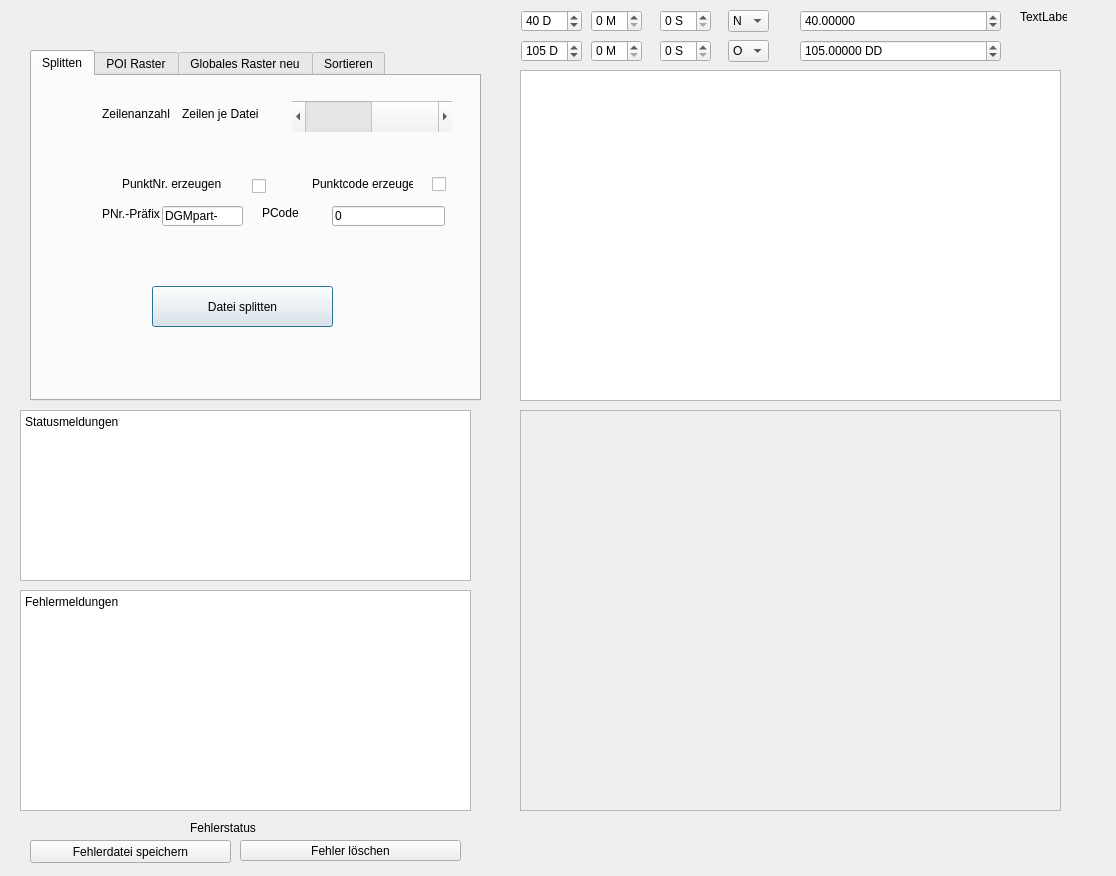
<?xml version="1.0" encoding="UTF-8"?>
<ui version="4.0">
 <class>LatLongCalcDialogBase</class>
 <widget class="QDialog" name="LatLongCalcDialogBase">
  <property name="geometry">
   <rect>
    <x>0</x>
    <y>0</y>
    <width>1116</width>
    <height>876</height>
   </rect>
  </property>
  <property name="windowTitle">
   <string>Latitude / Longitude Calculator</string>
  </property>
  <widget class="QTabWidget" name="tabWidget">
   <property name="geometry">
    <rect>
     <x>30</x>
     <y>50</y>
     <width>451</width>
     <height>351</height>
    </rect>
   </property>
   <property name="currentIndex">
    <number>0</number>
   </property>
   <widget class="QWidget" name="tab">
    <attribute name="title">
     <string>Splitten</string>
    </attribute>
    <widget class="QScrollBar" name="splitHorizontalScrollBar">
     <property name="geometry">
      <rect>
       <x>260</x>
       <y>25</y>
       <width>160</width>
       <height>31</height>
      </rect>
     </property>
     <property name="minimum">
      <number>1</number>
     </property>
     <property name="maximum">
      <number>1000000</number>
     </property>
     <property name="singleStep">
      <number>10000</number>
     </property>
     <property name="pageStep">
      <number>100000</number>
     </property>
     <property name="sliderPosition">
      <number>500000</number>
     </property>
     <property name="orientation">
      <enum>Qt::Horizontal</enum>
     </property>
    </widget>
    <widget class="QLabel" name="spltHorizontalBarLbl">
     <property name="geometry">
      <rect>
       <x>150</x>
       <y>30</y>
       <width>91</width>
       <height>16</height>
      </rect>
     </property>
     <property name="text">
      <string>Zeilen je Datei</string>
     </property>
    </widget>
    <widget class="QLabel" name="counterSplitHorizontalBarSliderLbl">
     <property name="geometry">
      <rect>
       <x>70</x>
       <y>30</y>
       <width>81</width>
       <height>16</height>
      </rect>
     </property>
     <property name="text">
      <string>Zeilenanzahl</string>
     </property>
    </widget>
    <widget class="QLabel" name="label">
     <property name="geometry">
      <rect>
       <x>90</x>
       <y>100</y>
       <width>111</width>
       <height>16</height>
      </rect>
     </property>
     <property name="text">
      <string>PunktNr. erzeugen</string>
     </property>
    </widget>
    <widget class="QLabel" name="label_2">
     <property name="geometry">
      <rect>
       <x>280</x>
       <y>100</y>
       <width>101</width>
       <height>16</height>
      </rect>
     </property>
     <property name="text">
      <string>Punktcode erzeugen</string>
     </property>
    </widget>
    <widget class="QCheckBox" name="checkBox">
     <property name="geometry">
      <rect>
       <x>220</x>
       <y>100</y>
       <width>21</width>
       <height>20</height>
      </rect>
     </property>
     <property name="text">
      <string/>
     </property>
    </widget>
    <widget class="QCheckBox" name="checkBox_2">
     <property name="geometry">
      <rect>
       <x>400</x>
       <y>100</y>
       <width>21</width>
       <height>17</height>
      </rect>
     </property>
     <property name="text">
      <string/>
     </property>
    </widget>
    <widget class="QLabel" name="label_3">
     <property name="geometry">
      <rect>
       <x>70</x>
       <y>130</y>
       <width>61</width>
       <height>16</height>
      </rect>
     </property>
     <property name="text">
      <string>PNr.-Präfix</string>
     </property>
    </widget>
    <widget class="QLineEdit" name="lineEdit">
     <property name="geometry">
      <rect>
       <x>130</x>
       <y>130</y>
       <width>81</width>
       <height>20</height>
      </rect>
     </property>
     <property name="text">
      <string>DGMpart-</string>
     </property>
    </widget>
    <widget class="QLabel" name="label_4">
     <property name="geometry">
      <rect>
       <x>230</x>
       <y>130</y>
       <width>47</width>
       <height>13</height>
      </rect>
     </property>
     <property name="text">
      <string>PCode</string>
     </property>
    </widget>
    <widget class="QLineEdit" name="lineEdit_2">
     <property name="geometry">
      <rect>
       <x>300</x>
       <y>130</y>
       <width>113</width>
       <height>20</height>
      </rect>
     </property>
     <property name="text">
      <string>0</string>
     </property>
    </widget>
    <widget class="QPushButton" name="pushButton">
     <property name="geometry">
      <rect>
       <x>120</x>
       <y>210</y>
       <width>181</width>
       <height>41</height>
      </rect>
     </property>
     <property name="text">
      <string>Datei splitten</string>
     </property>
    </widget>
   </widget>
   <widget class="QWidget" name="tab_2">
    <attribute name="title">
     <string>POI Raster</string>
    </attribute>
    <widget class="QLabel" name="label_6">
     <property name="geometry">
      <rect>
       <x>40</x>
       <y>10</y>
       <width>21</width>
       <height>16</height>
      </rect>
     </property>
     <property name="text">
      <string>min.</string>
     </property>
    </widget>
    <widget class="QLabel" name="label_7">
     <property name="geometry">
      <rect>
       <x>40</x>
       <y>40</y>
       <width>21</width>
       <height>16</height>
      </rect>
     </property>
     <property name="text">
      <string>min.</string>
     </property>
    </widget>
    <widget class="QLabel" name="label_8">
     <property name="geometry">
      <rect>
       <x>40</x>
       <y>60</y>
       <width>81</width>
       <height>41</height>
      </rect>
     </property>
     <property name="lineWidth">
      <number>1</number>
     </property>
     <property name="text">
      <string>POI-Umkreis in alle Richtungen</string>
     </property>
     <property name="scaledContents">
      <bool>false</bool>
     </property>
     <property name="wordWrap">
      <bool>true</bool>
     </property>
    </widget>
    <widget class="QLineEdit" name="lineEdit_3">
     <property name="geometry">
      <rect>
       <x>130</x>
       <y>10</y>
       <width>113</width>
       <height>20</height>
      </rect>
     </property>
     <property name="text">
      <string>5</string>
     </property>
    </widget>
    <widget class="QLineEdit" name="lineEdit_4">
     <property name="geometry">
      <rect>
       <x>130</x>
       <y>40</y>
       <width>113</width>
       <height>20</height>
      </rect>
     </property>
     <property name="text">
      <string>5</string>
     </property>
    </widget>
    <widget class="QLineEdit" name="lineEdit_5">
     <property name="geometry">
      <rect>
       <x>130</x>
       <y>70</y>
       <width>113</width>
       <height>20</height>
      </rect>
     </property>
     <property name="text">
      <string>25</string>
     </property>
    </widget>
    <widget class="QLineEdit" name="lineEdit_6">
     <property name="geometry">
      <rect>
       <x>120</x>
       <y>110</y>
       <width>113</width>
       <height>20</height>
      </rect>
     </property>
    </widget>
    <widget class="QLineEdit" name="lineEdit_7">
     <property name="geometry">
      <rect>
       <x>280</x>
       <y>110</y>
       <width>113</width>
       <height>20</height>
      </rect>
     </property>
    </widget>
    <widget class="QScrollBar" name="horizontalScrollBar">
     <property name="geometry">
      <rect>
       <x>270</x>
       <y>10</y>
       <width>160</width>
       <height>16</height>
      </rect>
     </property>
     <property name="minimum">
      <number>1</number>
     </property>
     <property name="maximum">
      <number>100</number>
     </property>
     <property name="value">
      <number>5</number>
     </property>
     <property name="orientation">
      <enum>Qt::Horizontal</enum>
     </property>
    </widget>
    <widget class="QScrollBar" name="horizontalScrollBar_2">
     <property name="geometry">
      <rect>
       <x>270</x>
       <y>40</y>
       <width>160</width>
       <height>16</height>
      </rect>
     </property>
     <property name="minimum">
      <number>1</number>
     </property>
     <property name="maximum">
      <number>100</number>
     </property>
     <property name="value">
      <number>5</number>
     </property>
     <property name="orientation">
      <enum>Qt::Horizontal</enum>
     </property>
    </widget>
    <widget class="QScrollBar" name="horizontalScrollBar_3">
     <property name="geometry">
      <rect>
       <x>270</x>
       <y>70</y>
       <width>160</width>
       <height>16</height>
      </rect>
     </property>
     <property name="minimum">
      <number>1</number>
     </property>
     <property name="maximum">
      <number>1000</number>
     </property>
     <property name="value">
      <number>25</number>
     </property>
     <property name="orientation">
      <enum>Qt::Horizontal</enum>
     </property>
    </widget>
    <widget class="QLabel" name="label_9">
     <property name="geometry">
      <rect>
       <x>250</x>
       <y>10</y>
       <width>16</width>
       <height>16</height>
      </rect>
     </property>
     <property name="text">
      <string>m</string>
     </property>
    </widget>
    <widget class="QLabel" name="label_10">
     <property name="geometry">
      <rect>
       <x>250</x>
       <y>40</y>
       <width>16</width>
       <height>16</height>
      </rect>
     </property>
     <property name="text">
      <string>m</string>
     </property>
    </widget>
    <widget class="QLabel" name="label_11">
     <property name="geometry">
      <rect>
       <x>250</x>
       <y>70</y>
       <width>16</width>
       <height>16</height>
      </rect>
     </property>
     <property name="text">
      <string>m</string>
     </property>
    </widget>
    <widget class="QLabel" name="label_12">
     <property name="geometry">
      <rect>
       <x>6</x>
       <y>110</y>
       <width>71</width>
       <height>20</height>
      </rect>
     </property>
     <property name="text">
      <string>POI (Zentrum)</string>
     </property>
    </widget>
    <widget class="QLabel" name="label_13">
     <property name="geometry">
      <rect>
       <x>90</x>
       <y>110</y>
       <width>21</width>
       <height>16</height>
      </rect>
     </property>
     <property name="text">
      <string>Y=</string>
     </property>
    </widget>
    <widget class="QLabel" name="label_14">
     <property name="geometry">
      <rect>
       <x>260</x>
       <y>110</y>
       <width>21</width>
       <height>16</height>
      </rect>
     </property>
     <property name="text">
      <string>X=</string>
     </property>
    </widget>
    <widget class="QLabel" name="label_15">
     <property name="geometry">
      <rect>
       <x>240</x>
       <y>110</y>
       <width>16</width>
       <height>16</height>
      </rect>
     </property>
     <property name="text">
      <string>m</string>
     </property>
    </widget>
    <widget class="QLabel" name="label_16">
     <property name="geometry">
      <rect>
       <x>400</x>
       <y>110</y>
       <width>16</width>
       <height>16</height>
      </rect>
     </property>
     <property name="text">
      <string>m</string>
     </property>
    </widget>
    <widget class="QLabel" name="label_17">
     <property name="geometry">
      <rect>
       <x>50</x>
       <y>0</y>
       <width>71</width>
       <height>16</height>
      </rect>
     </property>
     <property name="text">
      <string>Rasterweite</string>
     </property>
    </widget>
    <widget class="QPushButton" name="pushButton_4">
     <property name="geometry">
      <rect>
       <x>70</x>
       <y>20</y>
       <width>41</width>
       <height>41</height>
      </rect>
     </property>
     <property name="text">
      <string>F</string>
     </property>
    </widget>
    <widget class="QLabel" name="label_18">
     <property name="geometry">
      <rect>
       <x>90</x>
       <y>170</y>
       <width>101</width>
       <height>20</height>
      </rect>
     </property>
     <property name="text">
      <string>PunktNr. erzeugen</string>
     </property>
    </widget>
    <widget class="QLabel" name="label_19">
     <property name="geometry">
      <rect>
       <x>260</x>
       <y>170</y>
       <width>101</width>
       <height>20</height>
      </rect>
     </property>
     <property name="text">
      <string>Punktcode erzeugen</string>
     </property>
    </widget>
    <widget class="QCheckBox" name="checkBox_3">
     <property name="geometry">
      <rect>
       <x>210</x>
       <y>170</y>
       <width>21</width>
       <height>17</height>
      </rect>
     </property>
     <property name="text">
      <string/>
     </property>
    </widget>
    <widget class="QCheckBox" name="checkBox_4">
     <property name="geometry">
      <rect>
       <x>370</x>
       <y>170</y>
       <width>21</width>
       <height>17</height>
      </rect>
     </property>
     <property name="text">
      <string/>
     </property>
    </widget>
    <widget class="QLabel" name="label_20">
     <property name="geometry">
      <rect>
       <x>26</x>
       <y>200</y>
       <width>71</width>
       <height>20</height>
      </rect>
     </property>
     <property name="text">
      <string>PNr.-Präfix</string>
     </property>
    </widget>
    <widget class="QLineEdit" name="lineEdit_8">
     <property name="geometry">
      <rect>
       <x>110</x>
       <y>200</y>
       <width>113</width>
       <height>20</height>
      </rect>
     </property>
     <property name="text">
      <string>DGM-POI-</string>
     </property>
    </widget>
    <widget class="QLabel" name="label_21">
     <property name="geometry">
      <rect>
       <x>240</x>
       <y>200</y>
       <width>47</width>
       <height>13</height>
      </rect>
     </property>
     <property name="text">
      <string>PCode</string>
     </property>
    </widget>
    <widget class="QLineEdit" name="lineEdit_9">
     <property name="geometry">
      <rect>
       <x>310</x>
       <y>200</y>
       <width>113</width>
       <height>20</height>
      </rect>
     </property>
     <property name="text">
      <string>0</string>
     </property>
    </widget>
    <widget class="QPushButton" name="pushButton_5">
     <property name="geometry">
      <rect>
       <x>100</x>
       <y>250</y>
       <width>311</width>
       <height>51</height>
      </rect>
     </property>
     <property name="text">
      <string>Raster um POI ausgeben</string>
     </property>
    </widget>
   </widget>
   <widget class="QWidget" name="tab_3">
    <attribute name="title">
     <string>Globales Raster neu</string>
    </attribute>
    <widget class="QLabel" name="label_22">
     <property name="geometry">
      <rect>
       <x>30</x>
       <y>0</y>
       <width>81</width>
       <height>16</height>
      </rect>
     </property>
     <property name="text">
      <string>Rasterweite</string>
     </property>
    </widget>
    <widget class="QLabel" name="label_23">
     <property name="geometry">
      <rect>
       <x>40</x>
       <y>20</y>
       <width>21</width>
       <height>16</height>
      </rect>
     </property>
     <property name="text">
      <string>min.</string>
     </property>
    </widget>
    <widget class="QLabel" name="label_24">
     <property name="geometry">
      <rect>
       <x>40</x>
       <y>50</y>
       <width>21</width>
       <height>16</height>
      </rect>
     </property>
     <property name="text">
      <string>min.</string>
     </property>
    </widget>
    <widget class="QPushButton" name="pushButton_6">
     <property name="geometry">
      <rect>
       <x>70</x>
       <y>20</y>
       <width>51</width>
       <height>41</height>
      </rect>
     </property>
     <property name="text">
      <string>F</string>
     </property>
    </widget>
    <widget class="QLineEdit" name="lineEdit_10">
     <property name="geometry">
      <rect>
       <x>130</x>
       <y>20</y>
       <width>61</width>
       <height>20</height>
      </rect>
     </property>
     <property name="text">
      <string>20</string>
     </property>
    </widget>
    <widget class="QLineEdit" name="lineEdit_11">
     <property name="geometry">
      <rect>
       <x>130</x>
       <y>50</y>
       <width>61</width>
       <height>20</height>
      </rect>
     </property>
     <property name="text">
      <string>20</string>
     </property>
    </widget>
    <widget class="QLabel" name="label_25">
     <property name="geometry">
      <rect>
       <x>210</x>
       <y>20</y>
       <width>16</width>
       <height>16</height>
      </rect>
     </property>
     <property name="text">
      <string>m</string>
     </property>
    </widget>
    <widget class="QLabel" name="label_26">
     <property name="geometry">
      <rect>
       <x>200</x>
       <y>50</y>
       <width>16</width>
       <height>16</height>
      </rect>
     </property>
     <property name="text">
      <string>m</string>
     </property>
    </widget>
    <widget class="QScrollBar" name="horizontalScrollBar_4">
     <property name="geometry">
      <rect>
       <x>230</x>
       <y>20</y>
       <width>160</width>
       <height>16</height>
      </rect>
     </property>
     <property name="minimum">
      <number>1</number>
     </property>
     <property name="maximum">
      <number>100</number>
     </property>
     <property name="value">
      <number>20</number>
     </property>
     <property name="orientation">
      <enum>Qt::Horizontal</enum>
     </property>
    </widget>
    <widget class="QScrollBar" name="horizontalScrollBar_5">
     <property name="geometry">
      <rect>
       <x>230</x>
       <y>50</y>
       <width>160</width>
       <height>16</height>
      </rect>
     </property>
     <property name="minimum">
      <number>1</number>
     </property>
     <property name="maximum">
      <number>100</number>
     </property>
     <property name="value">
      <number>20</number>
     </property>
     <property name="orientation">
      <enum>Qt::Horizontal</enum>
     </property>
    </widget>
    <widget class="QLabel" name="label_27">
     <property name="geometry">
      <rect>
       <x>100</x>
       <y>120</y>
       <width>101</width>
       <height>16</height>
      </rect>
     </property>
     <property name="text">
      <string>PunktNr. erzeugen</string>
     </property>
    </widget>
    <widget class="QLabel" name="label_28">
     <property name="geometry">
      <rect>
       <x>250</x>
       <y>120</y>
       <width>111</width>
       <height>16</height>
      </rect>
     </property>
     <property name="text">
      <string>Punktcode erzeugen</string>
     </property>
    </widget>
    <widget class="QCheckBox" name="checkBox_5">
     <property name="geometry">
      <rect>
       <x>210</x>
       <y>120</y>
       <width>16</width>
       <height>17</height>
      </rect>
     </property>
     <property name="text">
      <string/>
     </property>
    </widget>
    <widget class="QCheckBox" name="checkBox_6">
     <property name="geometry">
      <rect>
       <x>370</x>
       <y>120</y>
       <width>21</width>
       <height>17</height>
      </rect>
     </property>
     <property name="text">
      <string/>
     </property>
    </widget>
    <widget class="QLabel" name="label_29">
     <property name="geometry">
      <rect>
       <x>70</x>
       <y>190</y>
       <width>61</width>
       <height>20</height>
      </rect>
     </property>
     <property name="text">
      <string>PNr.-Präfix</string>
     </property>
    </widget>
    <widget class="QLineEdit" name="lineEdit_12">
     <property name="geometry">
      <rect>
       <x>130</x>
       <y>190</y>
       <width>113</width>
       <height>20</height>
      </rect>
     </property>
     <property name="text">
      <string>DGM-</string>
     </property>
    </widget>
    <widget class="QLabel" name="label_30">
     <property name="geometry">
      <rect>
       <x>260</x>
       <y>190</y>
       <width>47</width>
       <height>13</height>
      </rect>
     </property>
     <property name="text">
      <string>PCode</string>
     </property>
    </widget>
    <widget class="QLineEdit" name="lineEdit_13">
     <property name="geometry">
      <rect>
       <x>310</x>
       <y>190</y>
       <width>113</width>
       <height>20</height>
      </rect>
     </property>
     <property name="text">
      <string>0</string>
     </property>
    </widget>
    <widget class="QPushButton" name="pushButton_7">
     <property name="geometry">
      <rect>
       <x>60</x>
       <y>250</y>
       <width>371</width>
       <height>61</height>
      </rect>
     </property>
     <property name="text">
      <string>Neues Raster ausgeben</string>
     </property>
    </widget>
   </widget>
   <widget class="QWidget" name="tab_4">
    <attribute name="title">
     <string>Sortieren</string>
    </attribute>
    <widget class="QLineEdit" name="lineEdit_14">
     <property name="geometry">
      <rect>
       <x>90</x>
       <y>140</y>
       <width>113</width>
       <height>20</height>
      </rect>
     </property>
     <property name="text">
      <string>DGMsort-</string>
     </property>
    </widget>
    <widget class="QLineEdit" name="lineEdit_15">
     <property name="geometry">
      <rect>
       <x>270</x>
       <y>140</y>
       <width>113</width>
       <height>20</height>
      </rect>
     </property>
     <property name="text">
      <string>0</string>
     </property>
    </widget>
    <widget class="QLabel" name="label_31">
     <property name="geometry">
      <rect>
       <x>20</x>
       <y>140</y>
       <width>61</width>
       <height>20</height>
      </rect>
     </property>
     <property name="text">
      <string>PNr.-Präfix</string>
     </property>
    </widget>
    <widget class="QLabel" name="label_32">
     <property name="geometry">
      <rect>
       <x>230</x>
       <y>140</y>
       <width>47</width>
       <height>13</height>
      </rect>
     </property>
     <property name="text">
      <string>PCode</string>
     </property>
    </widget>
    <widget class="QLabel" name="label_33">
     <property name="geometry">
      <rect>
       <x>70</x>
       <y>60</y>
       <width>91</width>
       <height>20</height>
      </rect>
     </property>
     <property name="text">
      <string>PunktNr. erzeugen</string>
     </property>
    </widget>
    <widget class="QLabel" name="label_34">
     <property name="geometry">
      <rect>
       <x>250</x>
       <y>60</y>
       <width>111</width>
       <height>16</height>
      </rect>
     </property>
     <property name="text">
      <string>Punktcode erzeugen</string>
     </property>
    </widget>
    <widget class="QCheckBox" name="checkBox_7">
     <property name="geometry">
      <rect>
       <x>180</x>
       <y>70</y>
       <width>21</width>
       <height>17</height>
      </rect>
     </property>
     <property name="text">
      <string/>
     </property>
    </widget>
    <widget class="QCheckBox" name="checkBox_8">
     <property name="geometry">
      <rect>
       <x>390</x>
       <y>70</y>
       <width>16</width>
       <height>17</height>
      </rect>
     </property>
     <property name="text">
      <string/>
     </property>
    </widget>
    <widget class="QPushButton" name="pushButton_8">
     <property name="geometry">
      <rect>
       <x>120</x>
       <y>230</y>
       <width>271</width>
       <height>61</height>
      </rect>
     </property>
     <property name="text">
      <string>Daten sortieren und in Linien ausgeben</string>
     </property>
    </widget>
   </widget>
  </widget>
  <widget class="QTableView" name="tableView">
   <property name="geometry">
    <rect>
     <x>520</x>
     <y>70</y>
     <width>541</width>
     <height>331</height>
    </rect>
   </property>
  </widget>
  <widget class="QPlainTextEdit" name="plainTextEdit">
   <property name="geometry">
    <rect>
     <x>20</x>
     <y>410</y>
     <width>451</width>
     <height>171</height>
    </rect>
   </property>
   <property name="plainText">
    <string>Statusmeldungen</string>
   </property>
  </widget>
  <widget class="QPlainTextEdit" name="plainTextEdit_2">
   <property name="geometry">
    <rect>
     <x>20</x>
     <y>590</y>
     <width>451</width>
     <height>221</height>
    </rect>
   </property>
   <property name="plainText">
    <string>Fehlermeldungen</string>
   </property>
  </widget>
  <widget class="QLabel" name="label_5">
   <property name="geometry">
    <rect>
     <x>190</x>
     <y>820</y>
     <width>71</width>
     <height>16</height>
    </rect>
   </property>
   <property name="text">
    <string>Fehlerstatus</string>
   </property>
  </widget>
  <widget class="QPushButton" name="pushButton_2">
   <property name="geometry">
    <rect>
     <x>30</x>
     <y>840</y>
     <width>201</width>
     <height>23</height>
    </rect>
   </property>
   <property name="text">
    <string>Fehlerdatei speichern</string>
   </property>
  </widget>
  <widget class="QPushButton" name="pushButton_3">
   <property name="geometry">
    <rect>
     <x>240</x>
     <y>840</y>
     <width>221</width>
     <height>21</height>
    </rect>
   </property>
   <property name="text">
    <string>Fehler löschen</string>
   </property>
  </widget>
  <widget class="QFrame" name="frame">
   <property name="geometry">
    <rect>
     <x>520</x>
     <y>410</y>
     <width>541</width>
     <height>401</height>
    </rect>
   </property>
   <property name="frameShape">
    <enum>QFrame::StyledPanel</enum>
   </property>
   <property name="frameShadow">
    <enum>QFrame::Raised</enum>
   </property>
  </widget>
  <widget class="QSpinBox" name="sbLatD">
   <property name="geometry">
    <rect>
     <x>521</x>
     <y>10</y>
     <width>61</width>
     <height>22</height>
    </rect>
   </property>
   <property name="suffix">
    <string> D</string>
   </property>
   <property name="maximum">
    <number>359</number>
   </property>
   <property name="singleStep">
    <number>1</number>
   </property>
   <property name="value">
    <number>40</number>
   </property>
  </widget>
  <widget class="QSpinBox" name="sbLatM">
   <property name="geometry">
    <rect>
     <x>591</x>
     <y>10</y>
     <width>51</width>
     <height>22</height>
    </rect>
   </property>
   <property name="suffix">
    <string> M</string>
   </property>
   <property name="maximum">
    <number>60</number>
   </property>
   <property name="value">
    <number>0</number>
   </property>
  </widget>
  <widget class="QSpinBox" name="sbLatS">
   <property name="geometry">
    <rect>
     <x>660</x>
     <y>10</y>
     <width>51</width>
     <height>22</height>
    </rect>
   </property>
   <property name="suffix">
    <string> S</string>
   </property>
   <property name="maximum">
    <number>60</number>
   </property>
   <property name="value">
    <number>0</number>
   </property>
  </widget>
  <widget class="QSpinBox" name="sbLonD">
   <property name="geometry">
    <rect>
     <x>521</x>
     <y>40</y>
     <width>61</width>
     <height>22</height>
    </rect>
   </property>
   <property name="suffix">
    <string> D</string>
   </property>
   <property name="minimum">
    <number>-180</number>
   </property>
   <property name="maximum">
    <number>180</number>
   </property>
   <property name="value">
    <number>105</number>
   </property>
  </widget>
  <widget class="QSpinBox" name="sbLonM">
   <property name="geometry">
    <rect>
     <x>591</x>
     <y>40</y>
     <width>51</width>
     <height>22</height>
    </rect>
   </property>
   <property name="suffix">
    <string> M</string>
   </property>
   <property name="maximum">
    <number>60</number>
   </property>
   <property name="value">
    <number>0</number>
   </property>
  </widget>
  <widget class="QSpinBox" name="sbLonS">
   <property name="geometry">
    <rect>
     <x>660</x>
     <y>40</y>
     <width>51</width>
     <height>22</height>
    </rect>
   </property>
   <property name="suffix">
    <string> S</string>
   </property>
   <property name="maximum">
    <number>60</number>
   </property>
   <property name="value">
    <number>0</number>
   </property>
  </widget>
  <widget class="QComboBox" name="comboBox">
   <property name="geometry">
    <rect>
     <x>728</x>
     <y>10</y>
     <width>41</width>
     <height>22</height>
    </rect>
   </property>
   <item>
    <property name="text">
     <string>N</string>
    </property>
   </item>
   <item>
    <property name="text">
     <string>S</string>
    </property>
   </item>
  </widget>
  <widget class="QComboBox" name="comboBox_2">
   <property name="geometry">
    <rect>
     <x>728</x>
     <y>40</y>
     <width>41</width>
     <height>22</height>
    </rect>
   </property>
   <item>
    <property name="text">
     <string>O</string>
    </property>
   </item>
   <item>
    <property name="text">
     <string>W</string>
    </property>
   </item>
  </widget>
  <widget class="QDoubleSpinBox" name="dsbLatDD">
   <property name="geometry">
    <rect>
     <x>800</x>
     <y>10</y>
     <width>201</width>
     <height>22</height>
    </rect>
   </property>
   <property name="suffix">
    <string/>
   </property>
   <property name="decimals">
    <number>5</number>
   </property>
   <property name="minimum">
    <double>-90.000000000000000</double>
   </property>
   <property name="maximum">
    <double>90.000000000000000</double>
   </property>
   <property name="value">
    <double>40.000000000000000</double>
   </property>
  </widget>
  <widget class="QDoubleSpinBox" name="dsbLonDD">
   <property name="geometry">
    <rect>
     <x>800</x>
     <y>40</y>
     <width>201</width>
     <height>22</height>
    </rect>
   </property>
   <property name="suffix">
    <string> DD</string>
   </property>
   <property name="decimals">
    <number>5</number>
   </property>
   <property name="minimum">
    <double>-180.000000000000000</double>
   </property>
   <property name="maximum">
    <double>180.000000000000000</double>
   </property>
   <property name="value">
    <double>105.000000000000000</double>
   </property>
  </widget>
  <widget class="QLabel" name="label_35">
   <property name="geometry">
    <rect>
     <x>1020</x>
     <y>10</y>
     <width>47</width>
     <height>13</height>
    </rect>
   </property>
   <property name="text">
    <string>TextLabel</string>
   </property>
  </widget>
 </widget>
 <resources/>
 <connections/>
</ui>
